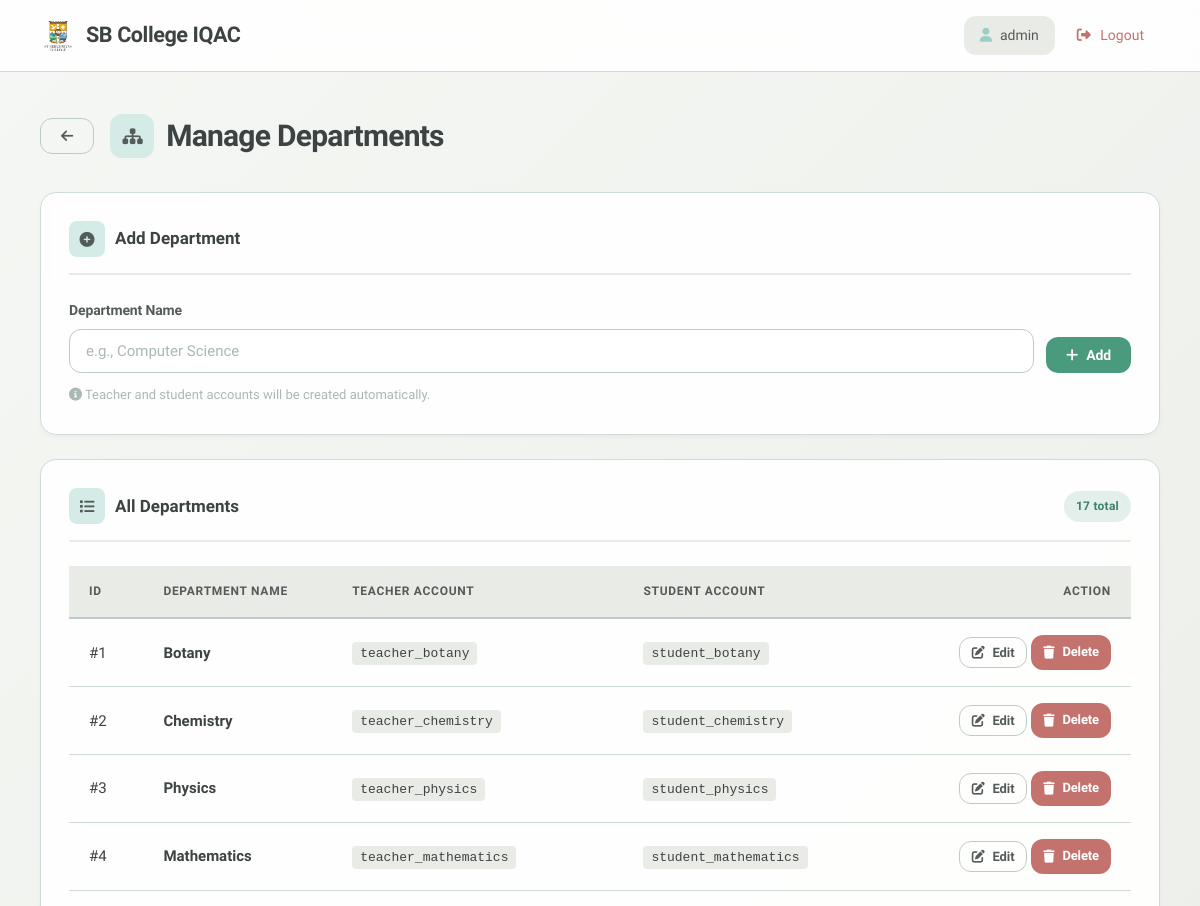
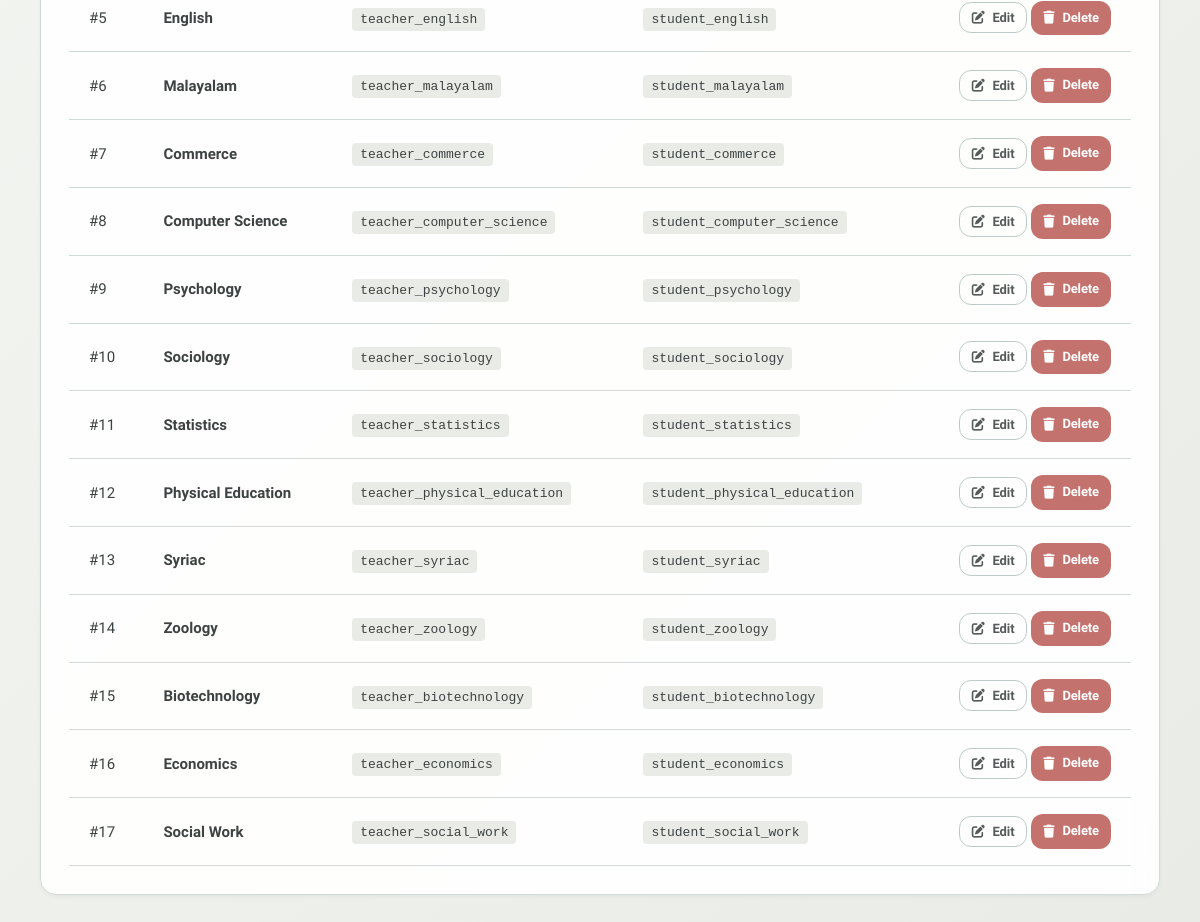
The page /admin/manage_departments (signed in) on the database its author committed (2 pictures, top to bottom).
### app.py (models this page shows, shortened)
class User(UserMixin, db.Model):
    id = db.Column(db.Integer, primary_key=True)
    username = db.Column(db.String(150), unique=True, nullable=False)
    password_hash = db.Column(db.String(200), nullable=False)
    role = db.Column(db.String(20), nullable=False)  # 'student', 'sub-admin', 'admin'
    department_id = db.Column(db.Integer, db.ForeignKey('department.id'), nullable=True) # Admin might not have a dept or default

class Department(db.Model):
    id = db.Column(db.Integer, primary_key=True)
    name = db.Column(db.String(100), unique=True, nullable=False)
    users = db.relationship('User', backref='department', lazy=True)
    submissions = db.relationship('Submission', backref='department', lazy=True)

### app.py (the view, shortened to what this page needs)
@app.route('/admin/manage_departments', methods=['GET', 'POST'])
@login_required
def manage_departments():
    if current_user.role != 'admin':
        return redirect(url_for('index'))
    new_credentials = None
    departments = Department.query.all()
    return render_template('manage_departments.html', departments=departments, new_credentials=new_credentials)

### app.py (called while the page is built)
@login_manager.user_loader
def load_user(user_id):
    return User.query.get(int(user_id))

### templates/manage_departments.html (shortened to what this page needs)
{% extends "base.html" %}
{% block content %}
<div class="page-header">
    <div style="display: flex; align-items: center; gap: 1rem;">
        <a href="{{ url_for('admin_dashboard') }}" class="btn btn-outline" title="Back">
            <i class="fas fa-arrow-left"></i>
        </a>
        <h1 style="margin: 0;"><i class="fas fa-sitemap"></i> Manage Departments</h1>
    </div>
</div>
<div class="card">
    <div class="section-title">
        <i class="fas fa-plus-circle"></i>
        <h3>Add Department</h3>
    </div>
    <form method="POST" style="display: flex; gap: 0.75rem; align-items: flex-end; flex-wrap: wrap;">
        <div class="form-group" style="flex: 1; min-width: 200px; margin-bottom: 0;">
            <label for="name">Department Name</label>
            <input type="text" id="name" name="name" placeholder="e.g., Computer Science" required>
        </div>
        <button type="submit" class="btn btn-success">
            <i class="fas fa-plus"></i> Add
        </button>
    </form>
    <p style="color: var(--text-muted); font-size: 0.8125rem; margin-top: 0.75rem; margin-bottom: 0;">
        <i class="fas fa-info-circle"></i> Teacher and student accounts will be created automatically.
    </p>
</div>
<div class="card">
    <div class="section-title">
        <i class="fas fa-list"></i>
        <h3>All Departments</h3>
        <span class="badge badge-approved" style="margin-left: auto;">{{ departments|length }} total</span>
    </div>
    {% if departments %}
    <table class="data-table">
        <thead>
            <tr>
                <th>ID</th>
                <th>Department Name</th>
                <th>Teacher Account</th>
                <th>Student Account</th>
                <th style="text-align: right;">Action</th>
            </tr>
        </thead>
        <tbody>
            {% for dept in departments %}
            <tr>
                <td class="text-muted">#{{ dept.id }}</td>
                <td><strong>{{ dept.name }}</strong></td>
                <td><code
                        style="background: var(--cream); padding: 0.25rem 0.5rem; border-radius: 4px; font-size: 0.8125rem;">teacher_{{ dept.name.lower().replace(' ', '_') }}</code>
                </td>
                <td><code
                        style="background: var(--cream); padding: 0.25rem 0.5rem; border-radius: 4px; font-size: 0.8125rem;">student_{{ dept.name.lower().replace(' ', '_') }}</code>
                </td>
                <td style="text-align: right;">
                    <button type="button" class="btn btn-outline btn-sm"
                        onclick="openEditModal({{ dept.id }}, '{{ dept.name }}', 'teacher_{{ dept.name.lower().replace(' ', '_') }}', 'student_{{ dept.name.lower().replace(' ', '_') }}')">
                        <i class="fas fa-edit"></i> Edit
                    </button>
                    <a href="{{ url_for('delete_department', dept_id=dept.id) }}" class="btn btn-danger btn-sm"
                        onclick="return confirm('Delete this department and all associated data?');">
                        <i class="fas fa-trash"></i> Delete
                    </a>
                </td>
            </tr>
            {% endfor %}
        </tbody>
    </table>
    {% else %}
    <div class="empty-state">
        <i class="fas fa-building"></i>
        <h3>No Departments</h3>
        <p>Add your first department above</p>
    </div>
    {% endif %}
</div>
{% endblock %}

### templates/base.html (shortened to what this page needs)
<!DOCTYPE html>
<html lang="en">
<head>
    <link rel="stylesheet" href="https://cdnjs.cloudflare.com/ajax/libs/font-awesome/6.4.0/css/all.min.css">
    <link rel="stylesheet" href="{{ url_for('static', filename='css/style.css') }}">
</head>
<body>
    <nav class="navbar">
        <a href="{{ url_for('index') }}" class="nav-brand">
            <img src="{{ url_for('static', filename='logo.png') }}" alt="Logo"
                style="width: 36px; height: 36px; object-fit: contain;"> SB College IQAC
        </a>
        <div class="nav-links">
            {% if current_user.is_authenticated %}
            <span class="nav-user">
                <i class="fas fa-user"></i> {{ current_user.username }}
            </span>
            <a href="{{ url_for('logout') }}" style="color: var(--accent-danger);"><i class="fas fa-sign-out-alt"></i>
                Logout</a>
            {% endif %}
        </div>
    </nav>
    <div class="main-container">
        {% block content %}{% endblock %}
    </div>
</body>
</html>

### rows shown on the page
User: username "admin"
Department: id "1", name "Botany", name "botany"
Department: id "2", name "Chemistry", name "chemistry"
Department: id "3", name "Physics", name "physics"
Department: id "4", name "Mathematics", name "mathematics"
Department: id "5", name "English", name "english"
Department: id "6", name "Malayalam", name "malayalam"
Department: id "7", name "Commerce", name "commerce"
Department: id "8", name "Computer Science", name "computer_science"
Department: id "9", name "Psychology", name "psychology"
Department: id "10", name "Sociology", name "sociology"
Department: id "11", name "Statistics", name "statistics"
Department: id "12", name "Physical Education", name "physical_education"
Department: id "13", name "Syriac", name "syriac"
Department: id "14", name "Zoology", name "zoology"
Department: id "15", name "Biotechnology", name "biotechnology"
Department: id "16", name "Economics", name "economics"
Department: id "17", name "Social Work", name "social_work"

### other values the page prints
{{ departments|length }} "17"
